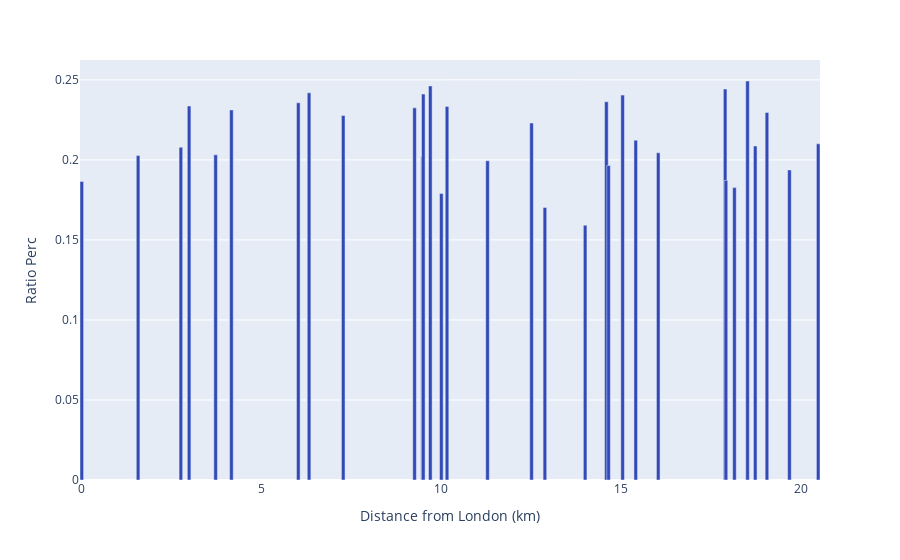

Notebook cell for this chart:
### Code cell
marker_dict = {'color': clr}
# fig = px.bar(x=categories, y=values, marker=marker_dict)
fig = px.bar(ratioDistance, y='Ratio Perc', x='Distance from London (km)',color_discrete_sequence=clr)
fig.update_traces(width=.1)
fig.show()

### Figure 1 — Plotly figure (JSON) as saved in the notebook; plotly's stock layout.template omitted (floating-point values rounded to 4 significant figures)
{"data": [{"alignmentgroup": "True", "hovertemplate": "Distance from London (km)=%{x}<br>Ratio Perc=%{y}<extra></extra>", "legendgroup": "", "marker": {"color": "#3249b8", "pattern": {"shape": ""}}, "name": "", "offsetgroup": "", "orientation": "v", "showlegend": false, "textposition": "auto", "type": "bar", "width": 0.1, "x": [0, 3.723, 7.273, 10.16, 9.481, 6.323, 1.566, 6.023, 4.163, 2.986, 2.756, 14.0, 15.05, 19.69, 17.9, 19.06, 14.59, 18.52, 16.04, 14.65, 9.258, 11.29, 18.16, 20.49, 17.92, 12.51, 9.696, 10.0, 9.5, 15.41, 12.88, 18.74], "xaxis": "x", "y": [0.1866, 0.2032, 0.2277, 0.2334, 0.2019, 0.2419, 0.2027, 0.2357, 0.2312, 0.2336, 0.2079, 0.1592, 0.2405, 0.1937, 0.2443, 0.2296, 0.2364, 0.2493, 0.2044, 0.1965, 0.2325, 0.1995, 0.1827, 0.21, 0.1872, 0.223, 0.2462, 0.1789, 0.2411, 0.2123, 0.1702, 0.2087], "yaxis": "y"}], "layout": {"barmode": "relative", "legend": {"tracegroupgap": 0}, "margin": {"t": 60}, "xaxis": {"anchor": "y", "domain": [0, 1], "title": {"text": "Distance from London (km)"}}, "yaxis": {"anchor": "x", "domain": [0, 1], "title": {"text": "Ratio Perc"}}}}
